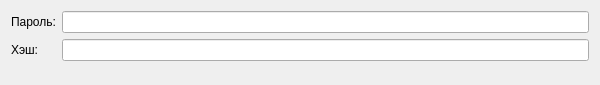
<?xml version="1.0" encoding="UTF-8"?>
<ui version="4.0">
 <class>PasswordGeneratorClass</class>
 <widget class="QMainWindow" name="PasswordGeneratorClass">
  <property name="geometry">
   <rect>
    <x>0</x>
    <y>0</y>
    <width>600</width>
    <height>85</height>
   </rect>
  </property>
  <property name="windowTitle">
   <string>PasswordGenerator</string>
  </property>
  <property name="windowIcon">
   <iconset resource="PasswordGenerator.qrc">
    <normaloff>:/iconpg.ico</normaloff>:/iconpg.ico</iconset>
  </property>
  <widget class="QWidget" name="centralWidget">
   <layout class="QFormLayout" name="formLayout">
    <item row="0" column="0">
     <widget class="QLabel" name="label">
      <property name="text">
       <string>Пароль:</string>
      </property>
     </widget>
    </item>
    <item row="0" column="1">
     <widget class="QLineEdit" name="pass">
      <property name="clearButtonEnabled">
       <bool>true</bool>
      </property>
     </widget>
    </item>
    <item row="1" column="0">
     <widget class="QLabel" name="label_2">
      <property name="text">
       <string>Хэш:</string>
      </property>
     </widget>
    </item>
    <item row="1" column="1">
     <widget class="QLineEdit" name="hash">
      <property name="readOnly">
       <bool>true</bool>
      </property>
     </widget>
    </item>
   </layout>
  </widget>
 </widget>
 <layoutdefault spacing="6" margin="11"/>
 <resources>
  <include location="PasswordGenerator.qrc"/>
 </resources>
 <connections/>
</ui>
